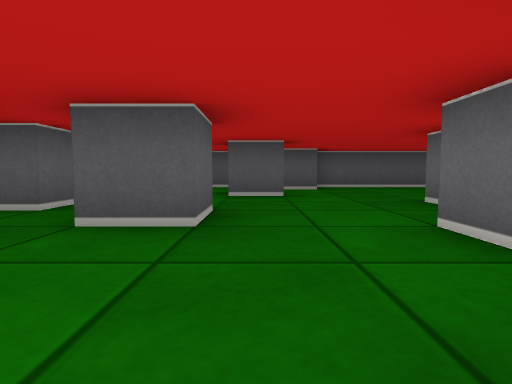
[1] (above)

24 first-person views from a walk through a cub3D maze. The camera is about half as high as the walls, tilts 4° down and sees 80° across. The floor is counted in squares. Each view is taken from the middle of a square. On the plan, view 1 faces up. The plan holds only what a view shows up to about 9 squares ahead; the rest is blank.

[2]
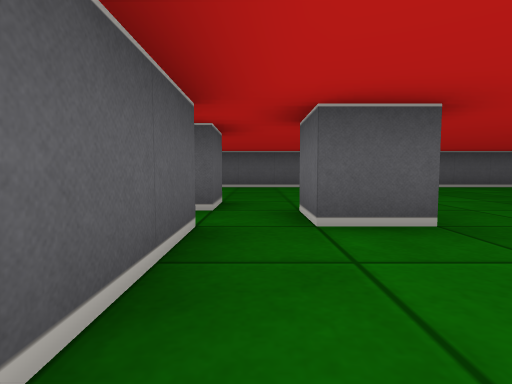

[3]
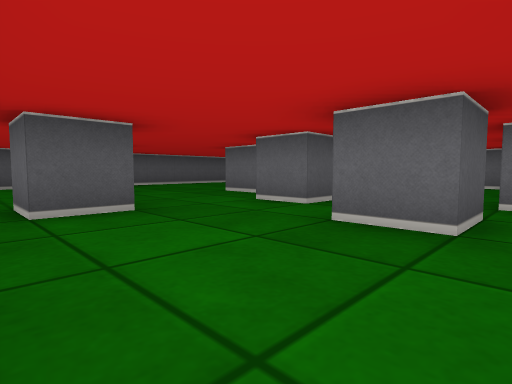

[4]
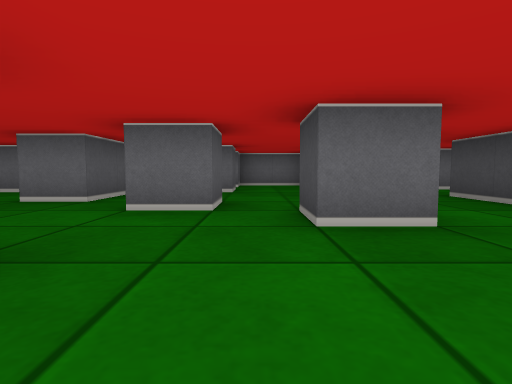

[5]
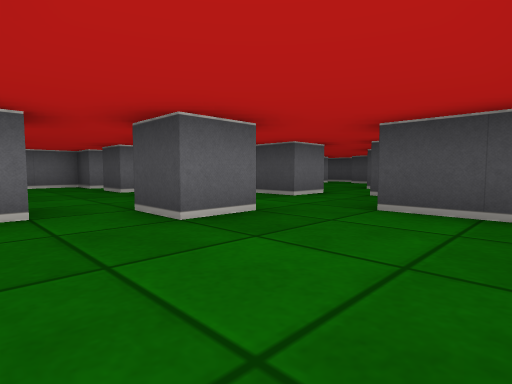

[6]
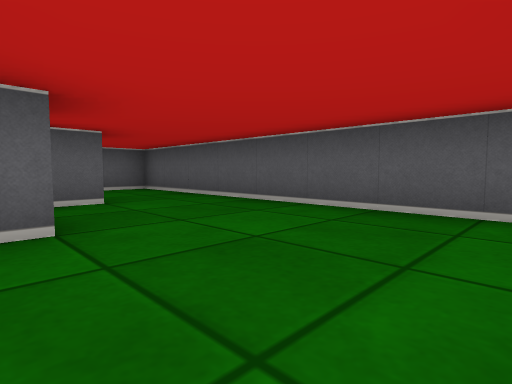

[7]
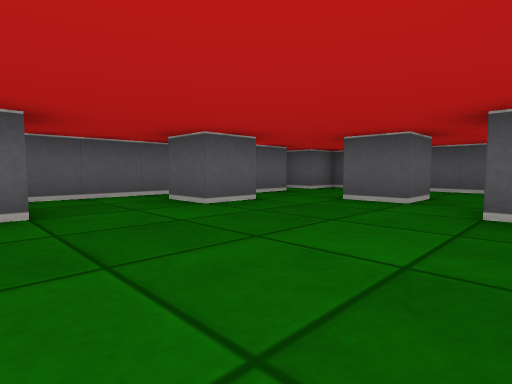

[8]
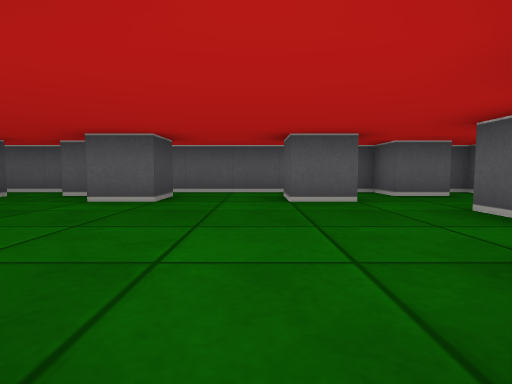

[9]
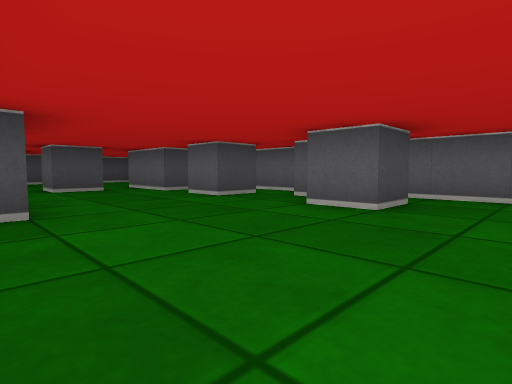

[10]
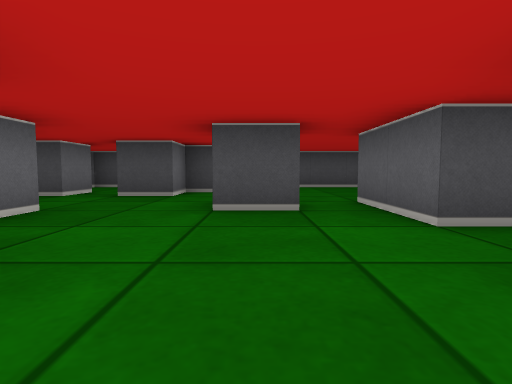

[11]
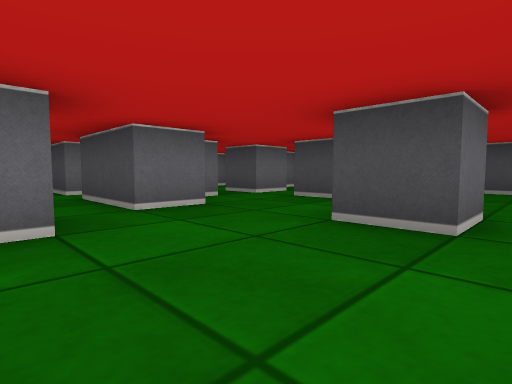

[12]
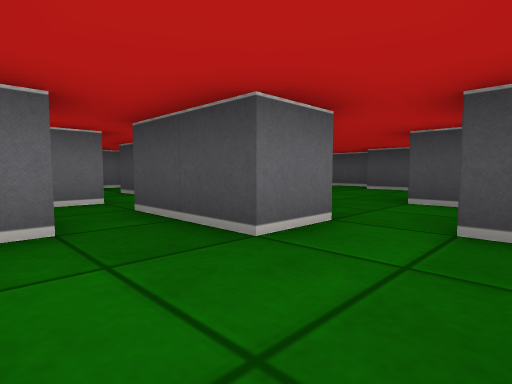

[13]
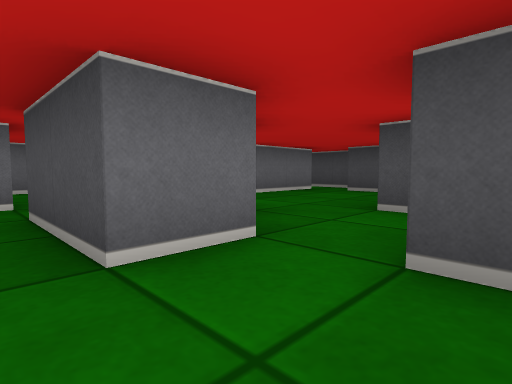

[14]
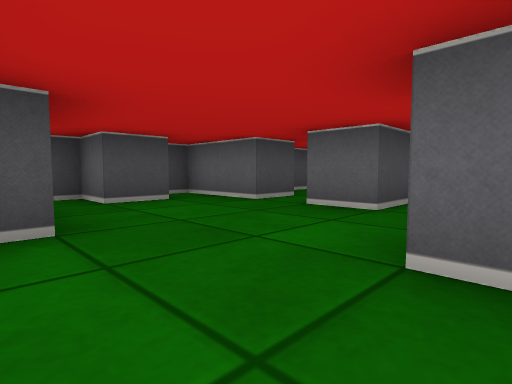

[15]
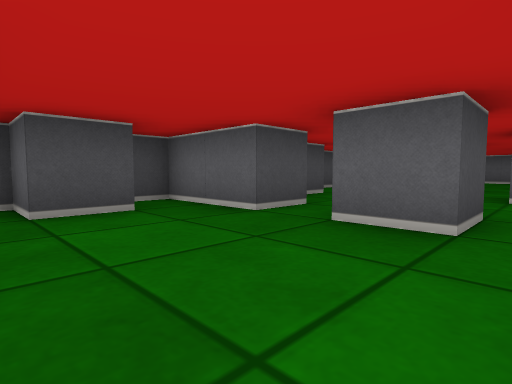

[16]
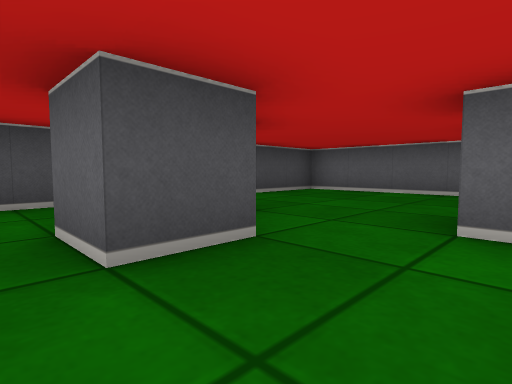

[17]
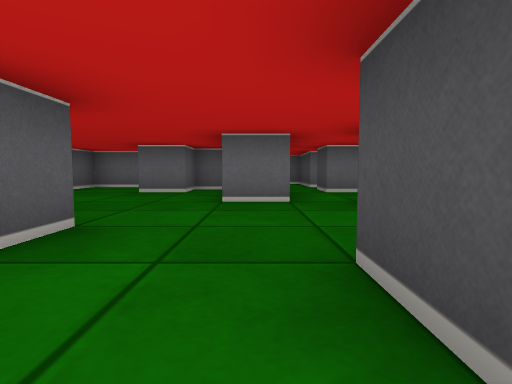

[18]
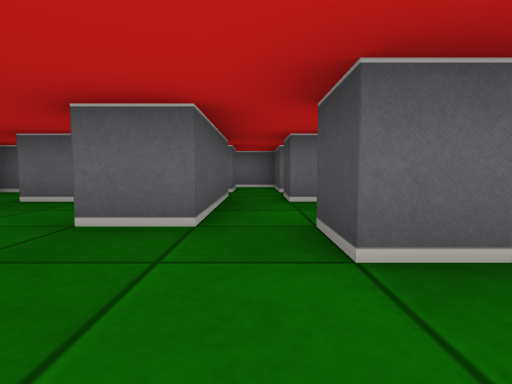

[19]
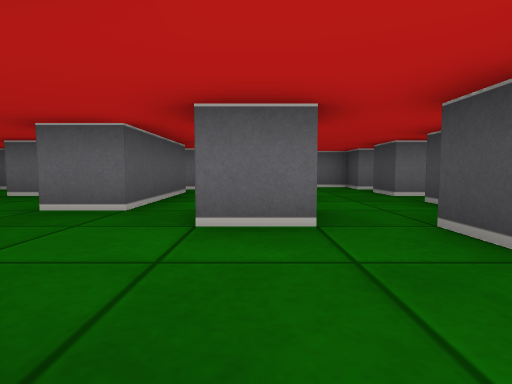

[20]
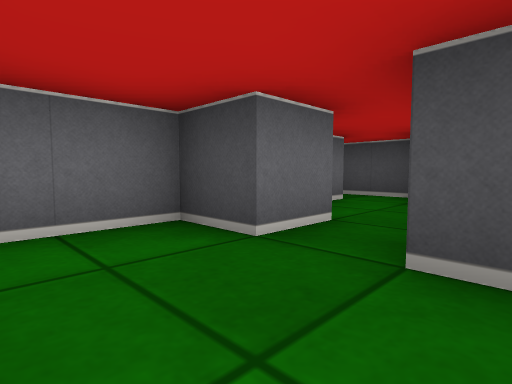

[21]
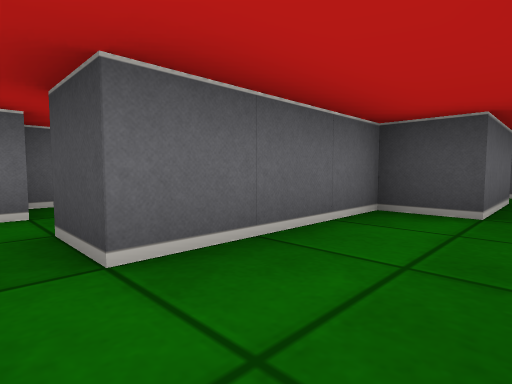

[22]
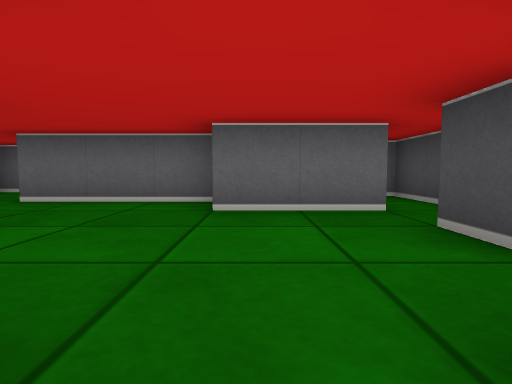

[23]
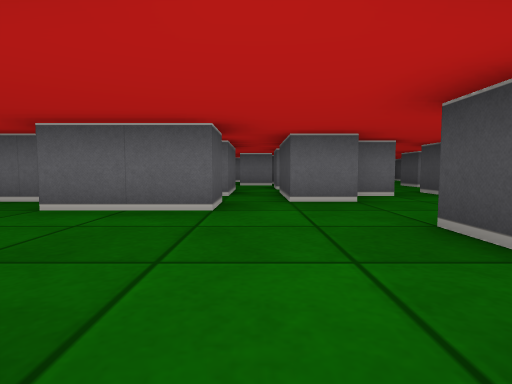

[24]
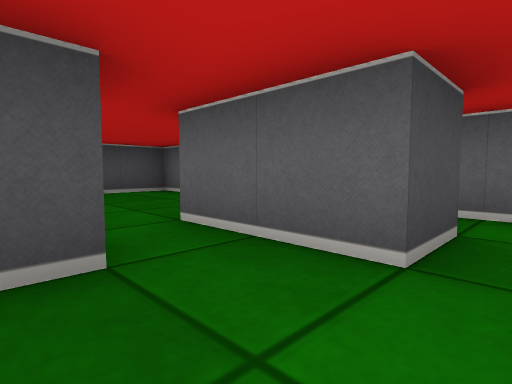

### Floor plan
Key: @ floor where view 1 was taken; # wall or solid block; . floor.
Columns run from 10 left of view 1 to 9 right of it. Each row starts with its distance up from view 1.
  9  ######### #######
  8 ##........ #.....#
  7 #......... ......#
  6 ##..#.....#....#
  5 #.....#........##
  4 #.#...##.....##### #
  3 #........#.........#
  2 #......#....#..#.###
  1 ###....#..........#
  0 ##....##..@#......#
 -1 #.....#......#.#.##
 -2 #.#...#.##.....#..#
 -3 #...........##....##
 -4 #.#....##.#..#..#..#
 -5 # #.#...#.......####
 -6 #..........#....#
 -7 #....##.#......##
 -8 #....#.....#...#
 -9 #.... ...###.#...#
-10 ##################

Where each view was taken, in squares from view 1:
view 1: 0 up, 0 right, facing up
view 2: 0 up, 2 left, facing up
view 3: 1 down, 2 left, facing up-right
view 4: 1 up, 2 left, facing right
view 5: 2 up, 2 left, facing down-right
view 6: 5 up, 1 left, facing up-left
view 7: 1 up, 4 left, facing up-left
view 8: 3 up, 3 left, facing left
view 9: 3 up, 4 left, facing down-left
view 10: 1 down, 6 left, facing down
view 11: 2 down, 7 left, facing down-right
view 12: 1 down, 0 right, facing down-right
view 13: 2 down, 0 right, facing down-right
view 14: 4 down, 5 right, facing down-left
view 15: 5 down, 4 right, facing down-left
view 16: 5 down, 3 left, facing down-left
view 17: 4 up, 2 left, facing right
view 18: 3 up, 0 right, facing right
view 19: 2 up, 1 left, facing right
view 20: 1 up, 5 right, facing down-right
view 21: 3 down, 4 right, facing down-right
view 22: 7 down, 1 right, facing right
view 23: 3 down, 8 left, facing right
view 24: 3 down, 6 left, facing down-left
